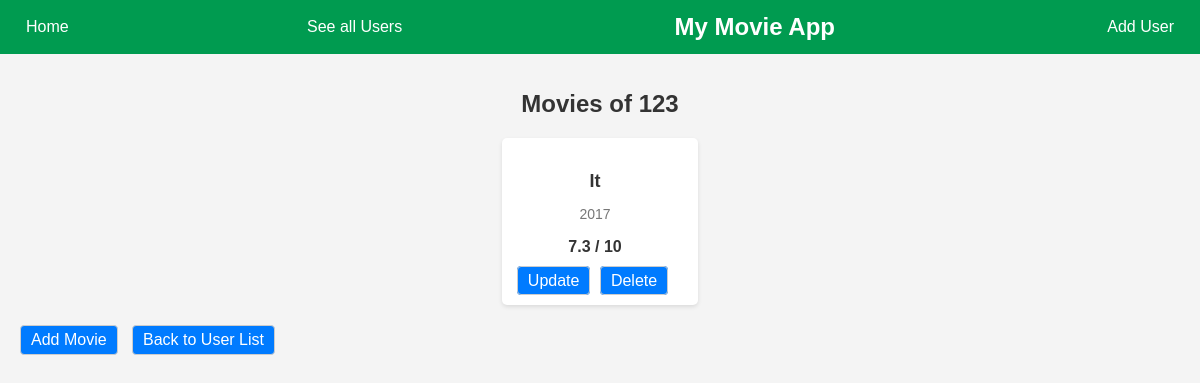
/users/3, run on the app's committed database.
### storage/sqlite_data_manager.py (models this page shows)
        class User(self.db.Model):
            id = self.db.Column(self.db.Integer, primary_key=True)
            name = self.db.Column(self.db.String(80), unique=True, nullable=False)
            movies = self.db.relationship('Movie', backref='user', lazy=True)

        class Movie(self.db.Model):
            id = self.db.Column(self.db.Integer, primary_key=True)
            title = self.db.Column(self.db.String(120), nullable=False)
            director = self.db.Column(self.db.String(120))
            year = self.db.Column(self.db.Integer)
            rating = self.db.Column(self.db.Float)
            poster_url = self.db.Column(self.db.String(255))
            imdb_id = self.db.Column(self.db.String(20))
            user_id = self.db.Column(self.db.Integer, self.db.ForeignKey('user.id'), nullable=False)

### app.py (the view)
@app.route('/users/<int:user_id>')
def user_movies(user_id):
    user = data_manager.get_user_by_id(user_id)
    movies = data_manager.get_movies_by_user(user_id)
    return render_template('user_movies.html', user=user, movies=movies)

### storage/sqlite_data_manager.py (called while the page is built)
    def _convert_to_dict(self, db_object):
        return {col.name: getattr(db_object, col.name) for col in db_object.__table__.columns}

    def get_user_by_id(self, user_id):
        user = self.User.query.get(user_id)
        if user:
            return self._convert_to_dict(user)
        return None

    def get_movies_by_user(self, user_id):
        movies = self.Movie.query.filter_by(user_id=user_id).all()
        return [self._convert_to_dict(movie) for movie in movies]

### templates/user_movies.html (shortened to what this page needs)
{% extends 'base.html' %}
{% block content %}
    <div class="user-movies">
        <h1>Movies of {{ user.name }}</h1>
        <div class="movie-grid">
            {% for movie in movies %}
                <div class="movie">
                    <div class="movie-details">
                        <p class="movie-title">{{ movie.title }}</p>
                        <p class="movie-year">{{ movie.year }}</p>
                        <p class="movie-rating">{{ movie.rating }} / 10</p>
                        <a href="{{ url_for('update_movie', user_id=user.id, movie_id=movie.id) }}">Update</a>
                        <a href="{{ url_for('delete_movie', user_id=user.id, movie_id=movie.id) }}">Delete</a>
                    </div>
                </div>
            {% endfor %}
        </div>
        <a href="{{ url_for('add_movie', user_id=user.id) }}" class="add-movie-link">Add Movie</a>
        <a href="{{ url_for('users_list') }}" class="back-link">Back to User List</a>
    </div>
{% endblock %}

### static/style.css (style rules this page uses)
body { background: #f4f4f4; color: #333; font-family: 'Arial', sans-serif; margin: 0; padding: 0; }
h1 { text-align: center; font-size: 24px; margin-bottom: 20px; }
.movie-grid { display: flex; justify-content: center; flex-wrap: wrap; gap: 20px; }
.movie { background: white; border-radius: 5px; padding: 15px; box-shadow: 0 2px 4px rgba(0, 0, 0, 0.1); max-width: 200px; text-align: center; transition: all 0.3s ease; }
.movie-title { font-size: 18px; font-weight: bold; margin-bottom: 5px; }
.movie-year { font-size: 14px; color: #777; margin-bottom: 5px; }
.movie-rating { font-size: 16px; font-weight: bold; }
.user-movies { font-family: 'Arial', sans-serif; }
.user-movies h1 { font-size: 24px; margin-bottom: 20px; text-align: center; }
.user-movies .movie-details { flex-grow: 1; margin-right: 10px; }
.user-movies a { text-decoration: none; padding: 5px 10px; border: 1px solid #ccc; border-radius: 4px; margin-right: 5px; background-color: #007bff; color: white; transition: background-color 0.3s ease; }
.user-movies .add-movie-link { display: inline-block; margin-top: 20px; margin-right: 10px; }
.user-movies .back-link { display: inline-block; margin-top: 20px; }

### data on the page
User: name "123"
Movie: title "It", year "2017", rating "7.3"
